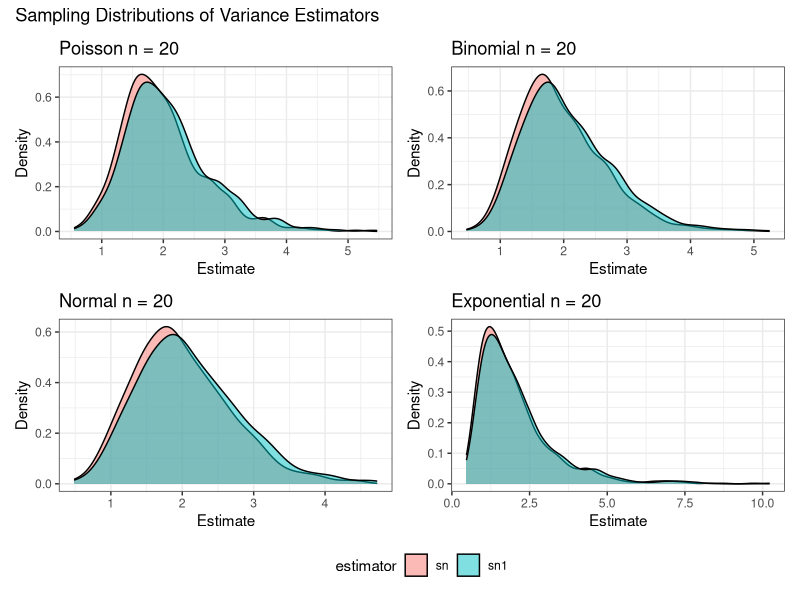
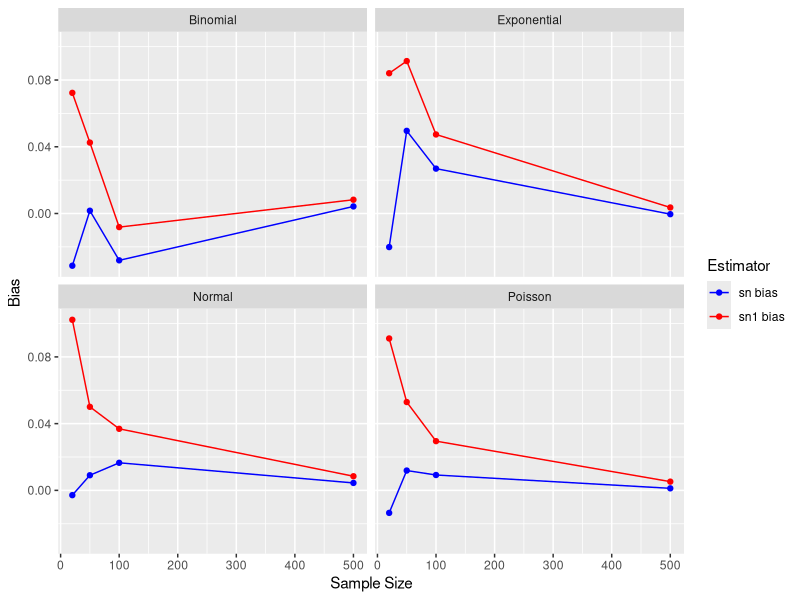
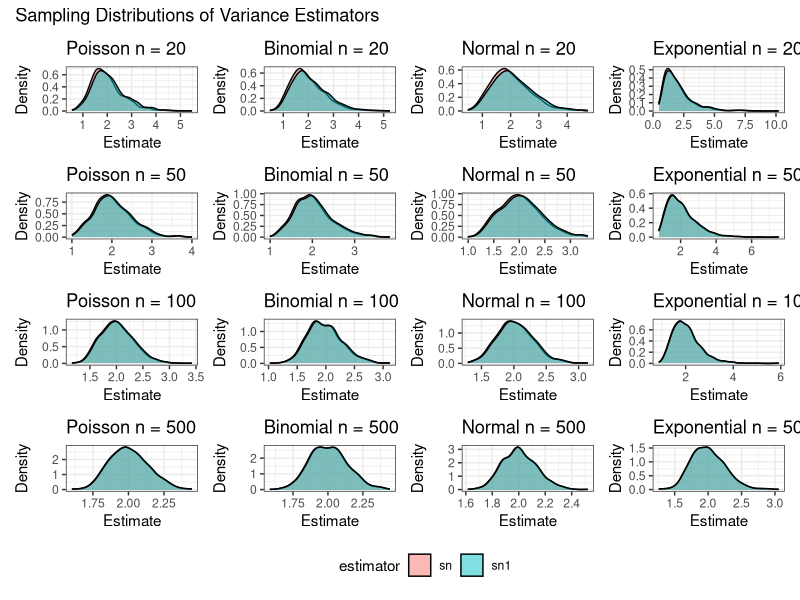
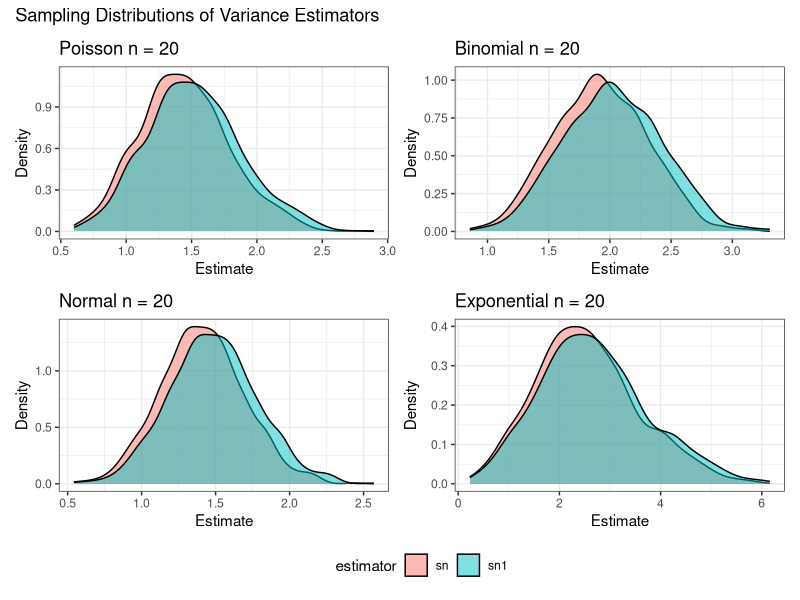
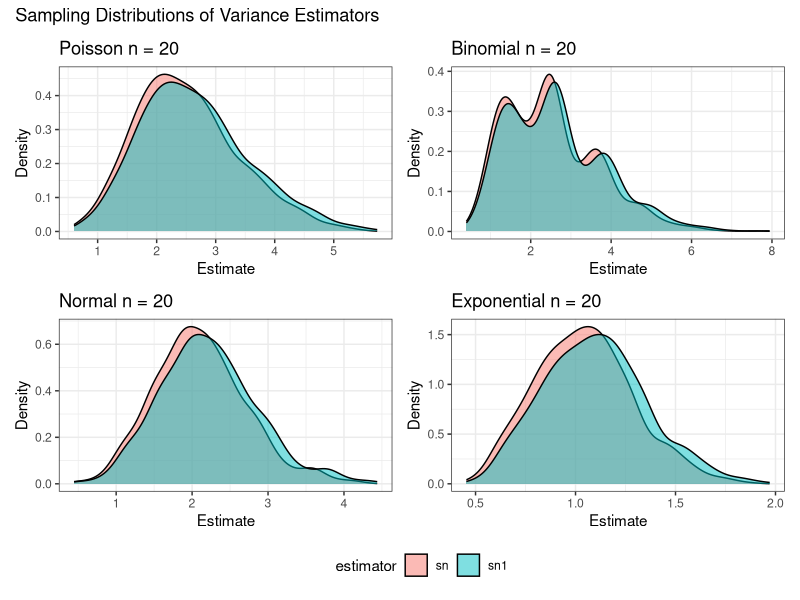
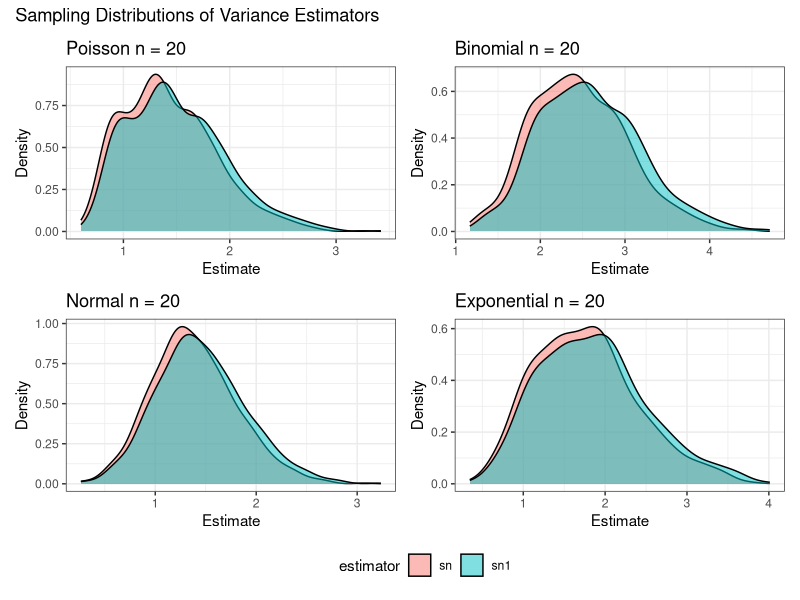
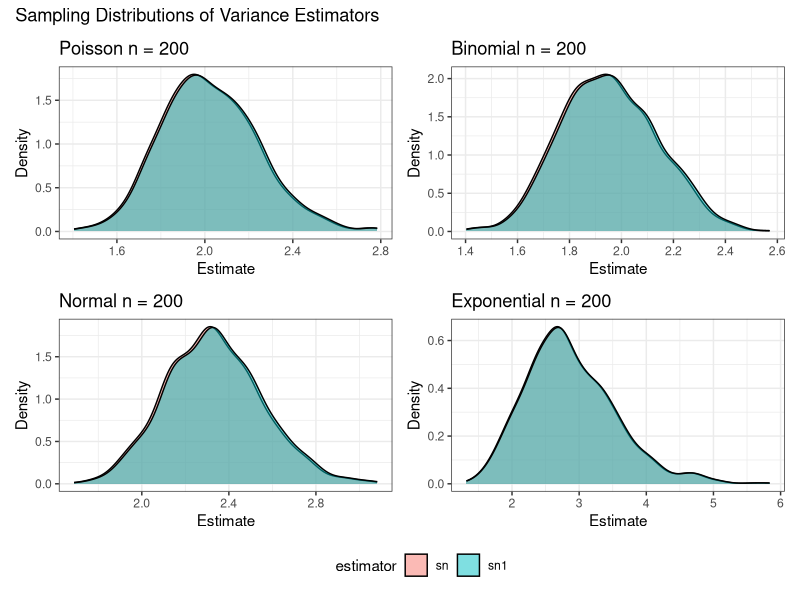

Write the R code that produced these figures, in order.
## ---- chunk 1
#| echo: false

default_chunk_hook  <- knitr::knit_hooks$get("chunk")

latex_font_size <- c("Huge", "huge", "LARGE", "Large", 
                     "large", "normalsize", "small", 
                     "footnotesize", "scriptsize", "tiny")

knitr::knit_hooks$set(chunk = function(x, options) {
  x <- default_chunk_hook(x, options)
  if(options$size %in% latex_font_size) {
    paste0("\n \\", options$size, "\n\n", 
      x, 
      "\n\n \\normalsize"
    )
  } else {
    x
  }
})
## ---- chunk 2
#| label: load-packages
#| include: false
library(tidyverse)
library(patchwork)
## ---- chunk 3
#| echo: false

set.seed(7272)

gen.rnorm = function(mean,sd) {
  function(size) {rnorm(size,mean,sd)}
}

gen.rbinom = function(n,p) {
  function(size) {rbinom(size,n,p)}
}

gen.rpois = function(lambda) {
  function(size) {rpois(size,lambda)}
}

gen.rexp = function(lambda) {
  function(size) {rexp(size,lambda)}
}


sample.variances = function(n,size, distribution,mean) {
  sn1 = c()
  sn = c()

  for (i in 1:n) {
    sample = distribution(size)
    difference.squared = (sample - mean)^2
    total = sum(difference.squared)
    sn1 = c(sn1,(1 / (size - 1)) * total)
    sn = c(sn,(1 / size) * total)
  }

  list(sn1 = sn1, sn = sn, sn1_mean = mean(sn1), sn1_var = var(sn1), sn_mean = mean(sn), sn_var = var(sn))
}


num.sims = 1000
gen.variances.df = function(sizes,distributions,true_variance) {
  map(sizes, function(size) {
  distributions |>
    rowwise() |>
    mutate(
      sampleSize = size,
      sim           = list(sample.variances(num.sims, size, func, mean)),
      sn1_mean      = sim[["sn1_mean"]],
      sn1_var       = sim[["sn1_var"]],
      sn_mean       = sim[["sn_mean"]],
      sn_var        = sim[["sn_var"]],
      sn1_bias      = sn1_mean - true_variance, #fixed
      sn1_precision = 1 / sn1_var,
      sn1_mse       = sn1_bias^2 + sn1_var,
      sn_bias       = sn_mean - true_variance, #fixed
      sn_precision  = 1 / sn_var,
      sn_mse        = sn_bias^2 + sn_var

    ) |>
    ungroup()
  }) |>
  list_rbind()
}


distributions = tibble(
  distribution = c("Poisson","Binomial","Normal","Exponential"),
  func = c(gen.rpois(2),gen.rbinom(50,((5-sqrt(21)) / 10)),gen.rnorm(0,sqrt(2)),gen.rexp(1/sqrt(2))),
  mean = c(2,50 * ((5-sqrt(21)) / 10), 0, sqrt(2))
)
## ---- chunk 4
#| echo: false
#| label: tbl-2.1
#| tbl-cap: Table of Variance Estimators by Distribution with n = 20

df = gen.variances.df(c(20),distributions,true_variance = 2)

tbl = df |>
  dplyr::select(distribution,sn1_bias, sn1_precision,sn1_mse,sn_bias,sn_precision,sn_mse) |>
  knitr::kable(digits=2)

(tbl)
## ---- chunk 5
#| echo: false
make.density.plots = function(df) {
  plots = df |>
  pmap(function(sim, sampleSize, distribution, ...) {
    ggdat = tibble(
      sn1 = sim[["sn1"]],
      sn  = sim[["sn"]]
    ) |>
      pivot_longer(everything(), names_to = "estimator", values_to = "value")
    
    ggplot(ggdat) +
      geom_density(aes(x = value, fill = estimator), alpha = 0.5) +
      xlab("Estimate") +
      ylab("Density") +
      ggtitle(paste(distribution,"n =", sampleSize)) +
      theme_bw()
  })

  wrap_plots(plots) +
  plot_layout(guides = "collect") +
  plot_annotation(
    title    = "Sampling Distributions of Variance Estimators"
  ) &
  theme(legend.position = "bottom")
}


## ---- chunk 6
#| echo: false
#| label: fig-2.1
#| fig-cap: "Simulation Results by Distribution"

plot = make.density.plots(df)
(plot)
## ---- chunk 7
#| echo: false
#| label: tbl-2.2
#| tbl-cap: Table of Estimators Across Sample Sizes
set.seed(7272)

df = gen.variances.df(c(20,50,100,500),distributions,true_variance = 2)

tbl = df |>
  dplyr::select(distribution,sampleSize,sn1_bias,sn1_precision,sn1_mse,sn_bias,sn_precision,sn_mse) |>
  knitr::kable(digits=2)

(tbl)
## ---- chunk 8
 #| echo: false
 #| label: fig-2.2-bias
 #| fig-cap: Estimator Bias by Sample Size Across Distribution
 
 plot = df |>
  ggplot() +
  geom_line(aes(x = sampleSize, y = sn1_bias, colour = "sn1 bias")) +
  geom_line(aes(x = sampleSize, y = sn_bias,  colour = "sn bias")) +
  geom_point(aes(x = sampleSize, y = sn1_bias, colour = "sn1 bias")) +
  geom_point(aes(x = sampleSize, y = sn_bias,  colour = "sn bias")) +
  scale_colour_manual(
    name   = "Estimator",
    values = c("sn1 bias" = "#FF0000",
               "sn bias"  = "#0000FF")
  ) +
  labs(x = "Sample Size", y = "Bias") +
  facet_wrap(~distribution)

(plot) 
## ---- chunk 9
#| echo: false
#| label: fig-2.2
#| fig-cap: "Simulation Results by Distribution across sample sizes"
#| fig-width: 16
#| fig-height: 12

plot = make.density.plots(df)
(plot)

## ---- chunk 10
bootstrap.sample.variances = function(n,size, distribution,mean) {
  sn1 = c()
  sn = c()
  sample.orig = distribution(size)
  for (i in 1:n) {
    sample.virtual = sample(sample.orig,size,replace=T)
    difference.squared = (sample.virtual - mean)^2
    total = sum(difference.squared)
    sn1 = c(sn1,(1 / (size - 1)) * total)
    sn = c(sn,(1 / size) * total)
  }

  list(sn1 = sn1, sn = sn, sn1_mean = mean(sn1), sn1_var = var(sn1), sn_mean = mean(sn), sn_var = var(sn))
}

gen.boostrapped.variances.df = function(sizes,distributions,true_variance) {
  map(sizes, function(size) {
  distributions |>
    rowwise() |>
    mutate(
      sampleSize = size,
      sim           = list(bootstrap.sample.variances(num.sims, size, func, mean)),
      sn1_mean      = sim[["sn1_mean"]],
      sn1_var       = sim[["sn1_var"]],
      sn_mean       = sim[["sn_mean"]],
      sn_var        = sim[["sn_var"]],
      sn1_bias      = sn1_mean - true_variance, #fixed
      sn1_precision = 1 / sn1_var,
      sn1_mse       = sn1_bias^2 + sn1_var,
      sn_bias       = sn_mean - true_variance, #fixed
      sn_precision  = 1 / sn_var,
      sn_mse        = sn_bias^2 + sn_var

    ) |>
    ungroup()
  }) |>
  list_rbind()
}
## ---- chunk 11
#| echo: false
#| label: fig-2.4-a
#| fig-cap: Boostrapped sample with random seed 7272
set.seed(7272)
df = gen.boostrapped.variances.df(c(20),distributions,true_variance = 2)
plot = make.density.plots(df)
(plot)
## ---- chunk 12
#| echo: false
#| label: fig-2.4-b
#| fig-cap: Boostrapped sample with random seed 777
set.seed(777)
df = gen.boostrapped.variances.df(c(20),distributions,true_variance = 2)
plot = make.density.plots(df)
(plot)
## ---- chunk 13
#| echo: false
#| label: fig-2.4-c
#| fig-cap: Boostrapped sample with random seed 2718 with sample size 20
set.seed(2718)
df = gen.boostrapped.variances.df(c(20),distributions,true_variance = 2)
plot = make.density.plots(df)
(plot)
## ---- chunk 14
#| echo: false
#| label: fig-2.4-d
#| fig-cap: Boostrapped sample with random seed 2718 with sample size 200
set.seed(2718)
df = gen.boostrapped.variances.df(c(200),distributions,true_variance = 2)
plot = make.density.plots(df)
(plot)
